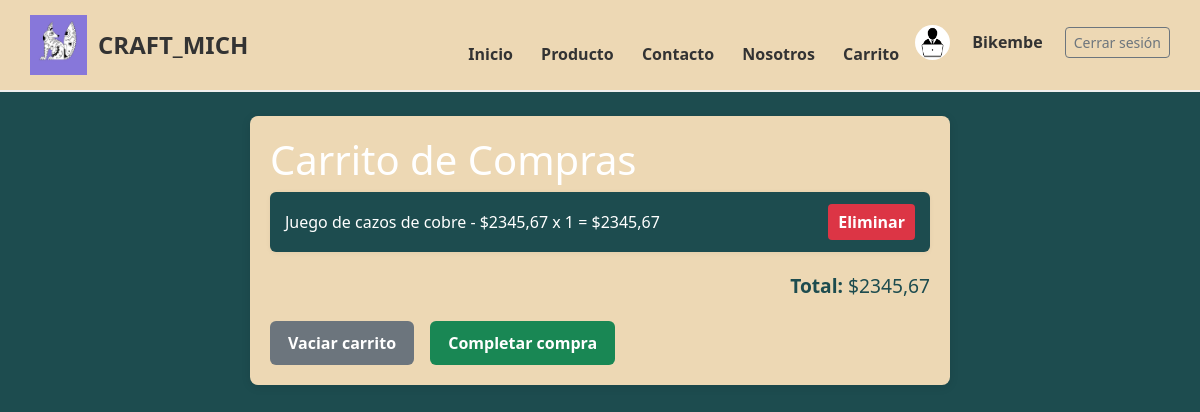
The app's page /productos/carrito/ (signed in) with its own data.
### core/models.py (models this page shows, shortened)
class Profile(models.Model):
    user = models.OneToOneField(User, on_delete=models.CASCADE)
    imagen = models.ImageField(upload_to='perfiles/', null=True, blank=True)

### productos/models.py (models this page shows, shortened)
class ItemCarrito(models.Model):
    carrito = models.ForeignKey(Carrito, on_delete=models.CASCADE, related_name="items")
    producto = models.ForeignKey(Producto, on_delete=models.CASCADE)
    cantidad = models.PositiveIntegerField(default=1)
    def total(self):
        return self.producto.precio * self.cantidad

class Producto(models.Model):
    nombre = models.CharField(max_length=100)
    descripcion = models.TextField()
    imagen = models.ImageField(upload_to='productos/')
    destacado = models.BooleanField(default=False)
    creado = models.DateTimeField(auto_now_add=True)
    filtro = models.ForeignKey(Filtro, on_delete=models.CASCADE, null=True, blank=True)
    precio = models.DecimalField(max_digits=10, decimal_places=2, default=0.00)

### productos/views.py (the view)
# urls.py: path('carrito/', ver_carrito, name="ver_carrito"),
@login_required(login_url='/login/')
def ver_carrito(request):
    carrito, _ = Carrito.objects.get_or_create(usuario=request.user)
    items = carrito.items.select_related('producto')
    total = carrito.total()
    return render(request, "productos/carrito.html", {"items": items, "total": total})

### productos/models.py (called while the page is built)
    def total(self):
        return sum(item.total() for item in self.items.all())

### productos/templates/productos/carrito.html (shortened to what this page needs)
{% extends "core/base.html" %}
{% block content %}
<div class="carrito-container">
  <h1>Carrito de Compras</h1>
  {% if items %}
    <ul class="carrito-list">
      {% for item in items %}
        <li>
          <div>{{ item.producto.nombre }} - ${{ item.producto.precio }} x {{ item.cantidad }} = ${{ item.total }}</div>
          <form action="{% url 'eliminar_carrito' item.id %}" method="post" style="margin:0;">
            <button type="submit">Eliminar</button>
          </form>
        </li>
      {% endfor %}
    </ul>
    <div class="total-section">
      <strong>Total:</strong> ${{ total }}
    </div>
    <form action="{% url 'limpiar_carrito' %}" method="post" style="display: inline;">
      <button type="submit" class="btn-vaciar">Vaciar carrito</button>
    </form>
    <form action="{% url 'completar_compra' %}" method="post" style="display: inline;">
      <button type="submit" class="btn-comprar">Completar compra</button>
    </form>
  {% else %}
    <p>Tu carrito está vacío.</p>
  {% endif %}
</div>
{% endblock %}

### core/templates/core/base.html (shortened to what this page needs)
{% load static %}
<!DOCTYPE html>
<html lang="es">
<head>
    <link href="https://cdn.jsdelivr.net/npm/bootstrap@5.3.3/dist/css/bootstrap.min.css" rel="stylesheet">
    <link rel="stylesheet" href="{% static 'css/styles.css' %}">
</head>
<body>
    <header class="custom-header">
        <div class="logo">
            <img src="{% static 'images/logo.png' %}" alt="Craft Mich">
            <span style="font-size: 24px; font-weight: bold; color: #333; margin-left: 10px;">CRAFT_MICH</span>
        </div>
        <nav class="custom-nav">
            <a href="/">Inicio</a>
            <a href="/productos/">Producto</a>
            <a href="/contacto/">Contacto</a>
            <a href="/nosotros/">Nosotros</a>
            <a href="/productos/carrito/">Carrito</a>
            {% if user.is_authenticated %}
    <div class="user-info" style="display: inline-flex; align-items: center; gap: 10px;">
        {% if user.profile.imagen %}
            <img src="{{ user.profile.imagen.url }}" alt="Perfil" style="width: 35px; height: 35px; border-radius: 50%;">
        {% else %}
            <img src="{% static 'images/user.png' %}" alt="Perfil" style="width: 35px; height: 35px; border-radius: 50%;">
        {% endif %}
        {% if user.is_staff %}
            <a href="/admin/">Administrar sitio</a>
        {% else %}
            <a href="{% url 'perfil_usuario' %}">{{ user.username }}</a>
        {% endif %}
        <form method="post" action="{% url 'logout' %}">
    <button type="submit" class="btn btn-sm btn-outline-secondary">Cerrar sesión</button>
</form>
    </div>
{% else %}
    <a href="{% url 'login' %}">Login</a>
{% endif %}
        </nav>
    </header>
    <div class="container py-4">
        {% block content %}{% endblock %}
    </div>
</body>
</html>

### core/static/css/styles.css (style rules this page uses)
* { margin: 0; padding: 0; box-sizing: border-box; font-family: 'Segoe UI', Tahoma, Geneva, Verdana, sans-serif; }
body { background-color: #1d4c4f; color: white; }
header { background-color: #edd8b4; color: #333; padding: 15px 30px; display: flex; justify-content: space-between; align-items: center; border-bottom: 2px solid #eee; }
.logo { display: flex; align-items: center; }
.logo img { height: 60px; margin-right: 1px; }
nav a { margin: 0 12px; text-decoration: none; color: #333; font-weight: 600; }
button, .btn-vermas, .dashboard button, button.agregar { background-color: #cf5b28; color: white; border: none; padding: 10px 16px; font-weight: bold; cursor: pointer; border-radius: 5px; }

### productos/templates/productos/carrito.html (style rules this page uses)
.carrito-container { max-width: 700px; margin: auto; background: #edd8b4; padding: 20px; border-radius: 8px; box-shadow: 0 2px 10px rgb(0 0 0 / 0.1); }
.carrito-list { list-style: none; padding: 0; }
.carrito-list li { display: flex; justify-content: space-between; align-items: center; background: #1d4c4f; margin-bottom: 12px; padding: 12px 15px; border-radius: 6px; box-shadow: 0 1px 5px rgb(0 0 0 / 0.05); }
.carrito-list li form button { background: #dc3545; border: none; color: rgb(255, 255, 255); padding: 6px 10px; border-radius: 4px; cursor: pointer; font-weight: 600; }
.total-section { color: #1d4c4f; text-align: right; font-size: 1.2em; margin: 20px 0; }
.btn-vaciar, .btn-comprar { background: #6c757d; border: none; color: white; padding: 10px 18px; border-radius: 6px; cursor: pointer; font-weight: 700; margin-right: 12px; transition: background-color 0.3s ease; }
.btn-comprar { background: #198754; }

### records on screen
ItemCarrito: producto.nombre "Juego de cazos de cobre", producto.precio "2345,67", cantidad "1", total "2345,67"

### other values on screen
{{ user.username }} "Bikembe"
{{ total }} "2345,67"
